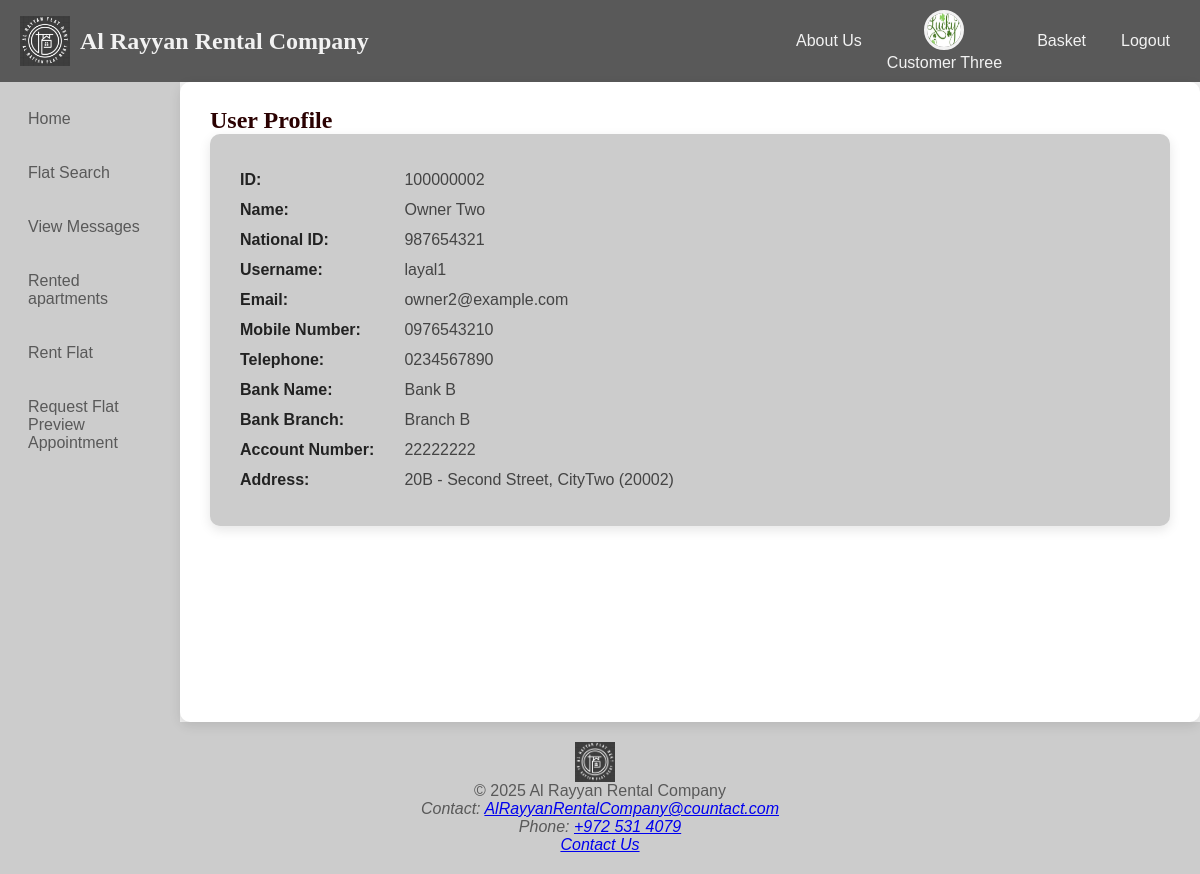
/userProfile.php?id=100000002&type=owner (signed in), run on the app's committed database.
### tables this page shows
CREATE TABLE `customer` (
  `CustomerID` bigint NOT NULL,
  `NationalID` char(9) NOT NULL,
  `Name` varchar(100) NOT NULL,
  `Password` varchar(100) NOT NULL,
  `DateOfBirth` date DEFAULT NULL,
  `Email` varchar(100) DEFAULT NULL,
  `MobileNumber` varchar(15) DEFAULT NULL,
  `TelephoneNumber` varchar(15) DEFAULT NULL,
  `Username` varchar(100) DEFAULT NULL,
  `custmerImage` varchar(100) DEFAULT NULL
);

CREATE TABLE `owneraddress` (
  `AddressID` int NOT NULL,
  `OwnerID` bigint NOT NULL,
  `FlatOrHouseNo` varchar(20) DEFAULT NULL,
  `StreetName` varchar(100) DEFAULT NULL,
  `City` varchar(50) DEFAULT NULL,
  `PostalCode` varchar(10) DEFAULT NULL
);

CREATE TABLE `owner` (
  `OwnerID` bigint NOT NULL,
  `NationalID` char(9) NOT NULL,
  `OwnerName` varchar(100) DEFAULT NULL,
  `EmailAddress` varchar(100) DEFAULT NULL,
  `PhoneNumber` varchar(20) DEFAULT NULL,
  `MobileNumber` varchar(15) DEFAULT NULL,
  `Password` varchar(100) DEFAULT NULL,
  `BankName` varchar(100) DEFAULT NULL,
  `BankBranch` varchar(100) DEFAULT NULL,
  `AccountNumber` varchar(20) DEFAULT NULL,
  `ownerImage` varchar(100) DEFAULT NULL,
  `Username` varchar(100) DEFAULT NULL
);

### userProfile.php (the view, shortened to what this page needs)
<?php
include('header.php');
include('database.inc.php');
$user_id = $_GET['id'] ?? null;
$type = $_GET['type'] ?? null;
switch ($type) {
    case 'owner':
        $stmt = $pdo->prepare("
            SELECT o.*, a.FlatOrHouseNo, a.StreetName, a.City, a.PostalCode
            FROM owner o
            LEFT JOIN owneraddress a ON o.OwnerID = a.OwnerID
            WHERE o.OwnerID = ?
            LIMIT 1
        ");
        break;
}
$stmt->execute([$user_id]);
$user = $stmt->fetch(PDO::FETCH_ASSOC);
?>
<!DOCTYPE html>
<html lang="en">
<head>
    <link rel="stylesheet" href="style.css">
</head>
<body>
  <div class="container">
      <?php include('navigation.php'); ?>
    <main class="main-content-profile-card">
      <h2>User Profile</h2>
      <?php if ($type == 'owner' || $type == 'customer'): ?>
        <ul class="profile-card">
          <li><strong>ID:</strong> <?= $type == 'owner' ? htmlspecialchars($user['OwnerID']) : htmlspecialchars($user['CustomerID']) ?></li>
          <li><strong>Name:</strong> <?= htmlspecialchars($user['Name'] ?? $user['OwnerName']) ?></li>
          <li><strong>National ID:</strong> <?= htmlspecialchars($user['NationalID']) ?></li>
          <li><strong>Username:</strong> <?= htmlspecialchars($user['Username']) ?></li>
          <li><strong>Email:</strong> <?= htmlspecialchars($user['Email'] ?? $user['EmailAddress']) ?></li>
          <li><strong>Mobile Number:</strong> <?= htmlspecialchars($user['MobileNumber']) ?></li>
          <li><strong>Telephone:</strong> <?= htmlspecialchars($user['TelephoneNumber'] ?? $user['PhoneNumber']) ?></li>
          <?php if ($type == 'owner'): ?>
            <li><strong>Bank Name:</strong> <?= htmlspecialchars($user['BankName']) ?></li>
            <li><strong>Bank Branch:</strong> <?= htmlspecialchars($user['BankBranch']) ?></li>
            <li><strong>Account Number:</strong> <?= htmlspecialchars($user['AccountNumber']) ?></li>
          <?php elseif ($type == 'customer'): ?>
            <li><strong>Date of Birth:</strong> <?= htmlspecialchars($user['DateOfBirth']) ?></li>
          <?php endif; ?>
          <li><strong>Address:</strong>
            <?= htmlspecialchars("{$user['FlatOrHouseNo']} - {$user['StreetName']}, {$user['City']} ({$user['PostalCode']})") ?>
          </li>
        </ul>
      <?php endif; ?>
    </main>
  </div>
<?php include('footer.php'); ?>
</html>

### header.php (shortened to what this page needs)
<?php
include('database.inc.php');
$isCustomerLoggedIn = isset($_SESSION['customer_id']);
$isOwnerLoggedIn = isset($_SESSION['owner_id']);
$isManagerLoggedIn = isset($_SESSION['manager_id']);
$username = '';
$userProfileLink = '';
if ($isCustomerLoggedIn) {
    $customerID = $_SESSION['customer_id'];
    $stmt = $pdo->prepare("SELECT Name FROM customer WHERE CustomerID = ?");
    $stmt->execute([$customerID]);
    $row = $stmt->fetch(PDO::FETCH_ASSOC);
    if ($row) {
        $username = $row['Name'];
        $userProfileLink = "userProfile.php?id={$customerID}&type=customer";
    }
}
?>
<header>
    <section class="logo-name">
        <img src="image/logo.png" alt="Logo" class="logo">
        <h1>Al Rayyan Rental Company</h1>
    </section>
    <section class="header-links">
        <a href="AboutUs.php">About Us</a>
        <?php if ($isCustomerLoggedIn || $isOwnerLoggedIn || $isManagerLoggedIn): ?>
           <div class="user_card">
    <?php
        $userImage = 'image/maneger.jpg';
        if ($isCustomerLoggedIn) {
            $customerID = $_SESSION['customer_id'];
            $customImagePath = "pending_images/C{$customerID}.jpg";
            if (file_exists($customImagePath)) {
                $userImage = $customImagePath;
            }
        } elseif ($isOwnerLoggedIn) {
            $ownerID = $_SESSION['owner_id'];
            $customImagePath = "pending_images/O{$ownerID}.jpg";
            if (file_exists($customImagePath)) {
                $userImage = $customImagePath;
            }
        }
    ?>
    <a href="<?= $userProfileLink ?>">
        <img src="<?= htmlspecialchars($userImage) ?>" alt="User" class="user-photo">
    </a>
    <p><?= htmlspecialchars($username); ?></p>
</div>
            <?php if ($isCustomerLoggedIn): ?>
                <a href="basket.php" class="customer-only">Basket</a>
            <?php endif; ?>
        <?php else: ?>
            <a href="Sign-up.php">Sign-up</a>
            <a href="login.php">Login</a>
        <?php endif; ?>
        <?php if ($isCustomerLoggedIn || $isOwnerLoggedIn || $isManagerLoggedIn): ?>
            <a href="logout.php">Logout</a>
        <?php endif; ?>
    </section>
</header>

### style.css (style rules this page uses)
* { margin: 0; padding: 0; box-sizing: border-box; }
body { font-family: Arial, sans-serif; background-color: #f2f2f2; color: #333333; }
header { display: flex; justify-content: space-between; align-items: center; background-color: #595959; color: #f2f2f2; padding: 10px 20px; }
.logo-name { display: flex; align-items: center; color: #ffffff; }
.logo { width: 50px; height: 50px; margin-right: 10px; }
.header-links { display: flex; align-items: center; gap: 15px; }
.header-links a { color: #f2f2f2; text-decoration: none; padding: 5px 10px; }
.user_card { text-align: center; margin-right: 10px; }
.user-photo { width: 40px; height: 40px; border-radius: 50%; border: 3px solid #f2f2f2; }
.container { display: flex; min-height: 80vh; }
main { flex: 1; padding: 20px; background-color: #f2f2f2; color: #333333; }
main { flex: 2; }
h2, h3 { font-family: 'Times New Roman', serif; color: #2b0202; }
h1 { font-family: 'Georgia', serif; color: #f2f2f2; }
.main-content-profile-card { flex: 1; background-color: white; border-radius: 10px; padding: 25px 30px; box-shadow: 0 4px 12px rgba(0,0,0,0.1); box-sizing: border-box; }
.profile-card { background-color: #ccc; border-radius: 10px; padding: 25px 30px; box-shadow: 0 4px 12px rgba(0,0,0,0.1); list-style: none; margin-bottom: 30px; }
.profile-card li { margin: 12px 0; font-size: 16px; color: #444; }
.profile-card li strong { width: 160px; display: inline-block; color: #222; }

### data on the page
customer: Name "Customer Three"
owneraddress: OwnerID.OwnerID "100000002", OwnerID.OwnerName "Owner Two", OwnerID.NationalID "987654321", OwnerID.Username "layal1", OwnerID.EmailAddress "owner2@example.com", OwnerID.MobileNumber "0976543210", OwnerID.PhoneNumber "0234567890", OwnerID.BankName "Bank B", OwnerID.BankBranch "Branch B", OwnerID.AccountNumber "22222222", FlatOrHouseNo+StreetName+City "20B - Second Street, CityTwo (20002)"
